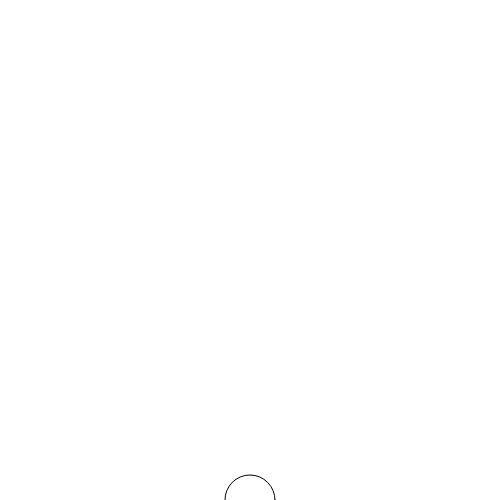
Frame 1 (no input)
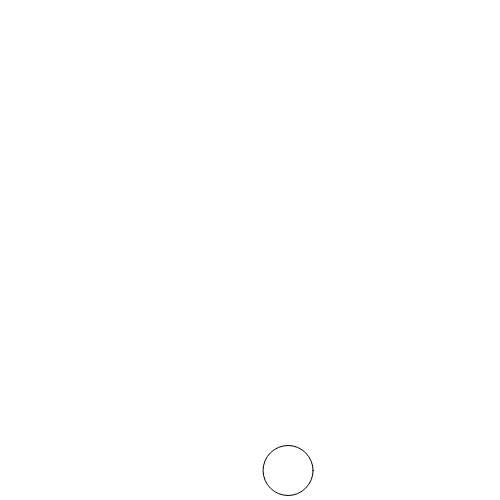
Frame 60 (no input)
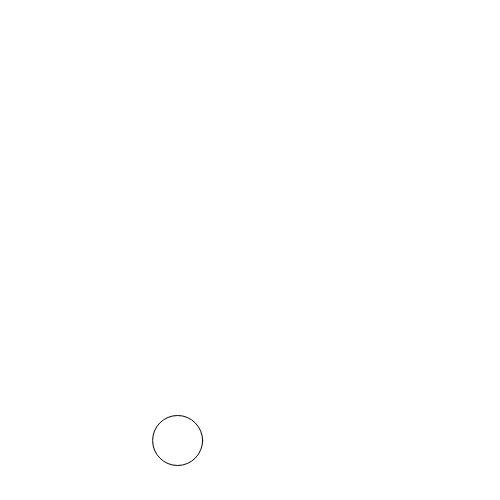
Frame 120 (the mouse pressed at the canvas centre since frame 60)

The p5.js sketch that drew these frames (run headless with seeded random() and noise() and a simulated clock; from frame 60 on, the mouse is pressed at the canvas centre):

// p5.js sketch
// ── sketch.js
var posX = 0;
var posY = 0;

var directionY = true;

var offsetX = 0;

var interval = 1000;
var prevMillis = 0;

var degree = 0;

function setup() {

  createCanvas(500, 500);
  posY = height;


}

function draw() {
  background(255);

  ellipse(width / 2 + offsetX, posY, 50, 50);

  if (directionY == true) {
    posY-=0.5;
    degree+=0.02;
    offsetX = cos(degree) * 100;
    console.log(offsetX);
  }

  if (posY <= 0) {
    posY = height;
  }

}
